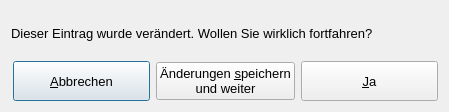
<?xml version="1.0" encoding="UTF-8"?>
<ui version="4.0">
 <class>WarnDialog</class>
 <widget class="QDialog" name="WarnDialog">
  <property name="geometry">
   <rect>
    <x>0</x>
    <y>0</y>
    <width>449</width>
    <height>112</height>
   </rect>
  </property>
  <property name="font">
   <font>
    <family>Arial</family>
    <pointsize>10</pointsize>
   </font>
  </property>
  <property name="windowTitle">
   <string>Änderungen vorhanden</string>
  </property>
  <property name="windowIcon">
   <iconset resource="resources.qrc">
    <normaloff>:/logos/logo_oceancare_2.png</normaloff>:/logos/logo_oceancare_2.png</iconset>
  </property>
  <layout class="QVBoxLayout" name="verticalLayout">
   <item>
    <spacer name="verticalSpacer_2">
     <property name="orientation">
      <enum>Qt::Vertical</enum>
     </property>
     <property name="sizeHint" stdset="0">
      <size>
       <width>20</width>
       <height>6</height>
      </size>
     </property>
    </spacer>
   </item>
   <item>
    <widget class="QLabel" name="label">
     <property name="text">
      <string>Dieser Eintrag wurde verändert. Wollen Sie wirklich fortfahren?</string>
     </property>
    </widget>
   </item>
   <item>
    <spacer name="verticalSpacer">
     <property name="orientation">
      <enum>Qt::Vertical</enum>
     </property>
     <property name="sizeHint" stdset="0">
      <size>
       <width>20</width>
       <height>6</height>
      </size>
     </property>
    </spacer>
   </item>
   <item>
    <layout class="QHBoxLayout" name="horizontalLayout">
     <item>
      <spacer name="horizontalSpacer">
       <property name="orientation">
        <enum>Qt::Horizontal</enum>
       </property>
       <property name="sizeHint" stdset="0">
        <size>
         <width>40</width>
         <height>20</height>
        </size>
       </property>
      </spacer>
     </item>
     <item>
      <widget class="QPushButton" name="pushButtonAbortWarn">
       <property name="minimumSize">
        <size>
         <width>137</width>
         <height>40</height>
        </size>
       </property>
       <property name="text">
        <string>&amp;Abbrechen</string>
       </property>
      </widget>
     </item>
     <item>
      <widget class="QPushButton" name="pushButtonSaveAndOnWarn">
       <property name="text">
        <string>Änderungen &amp;speichern 
und weiter</string>
       </property>
      </widget>
     </item>
     <item>
      <widget class="QPushButton" name="pushButtonOnWarn">
       <property name="minimumSize">
        <size>
         <width>137</width>
         <height>40</height>
        </size>
       </property>
       <property name="text">
        <string>&amp;Ja</string>
       </property>
      </widget>
     </item>
    </layout>
   </item>
  </layout>
 </widget>
 <resources>
  <include location="resources.qrc"/>
 </resources>
 <connections/>
</ui>
